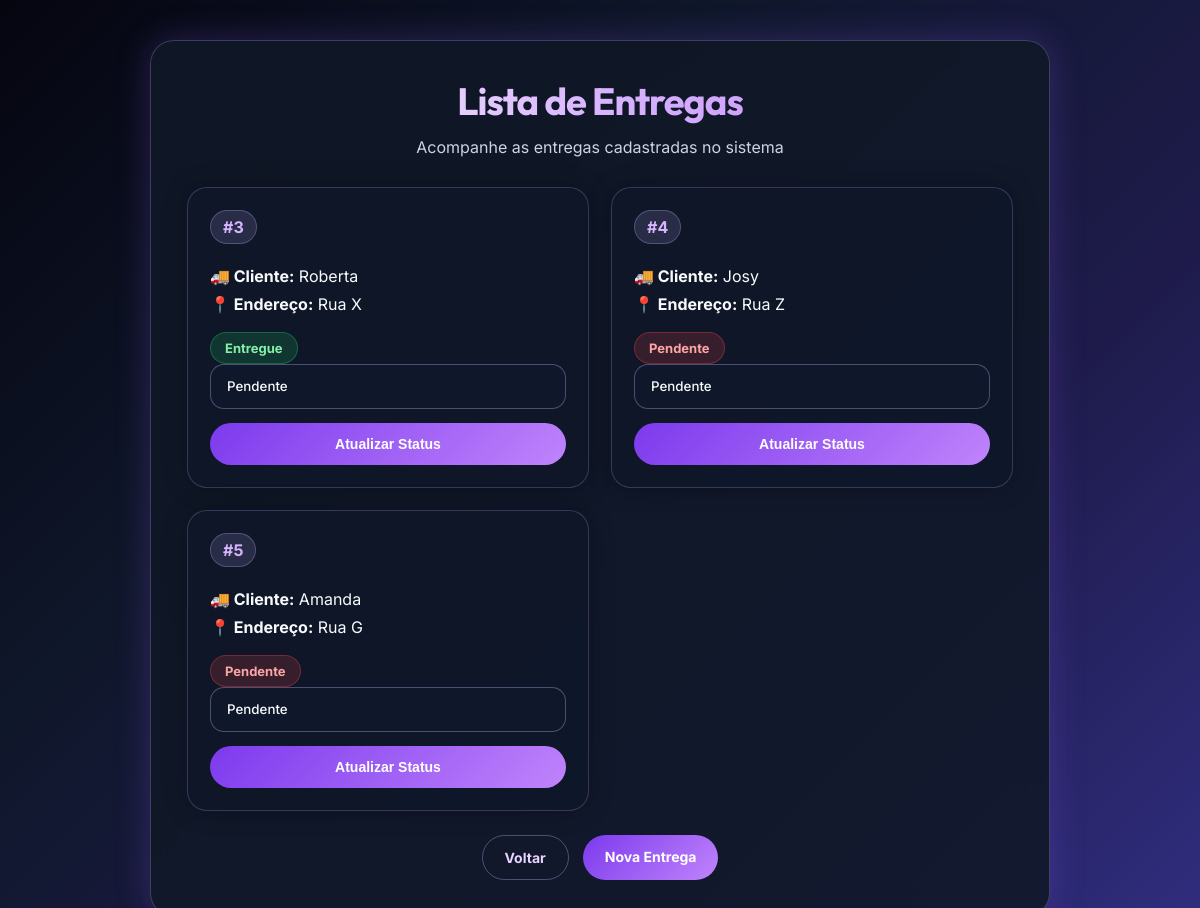
/entregas, run on an earlier commit of the app's database.
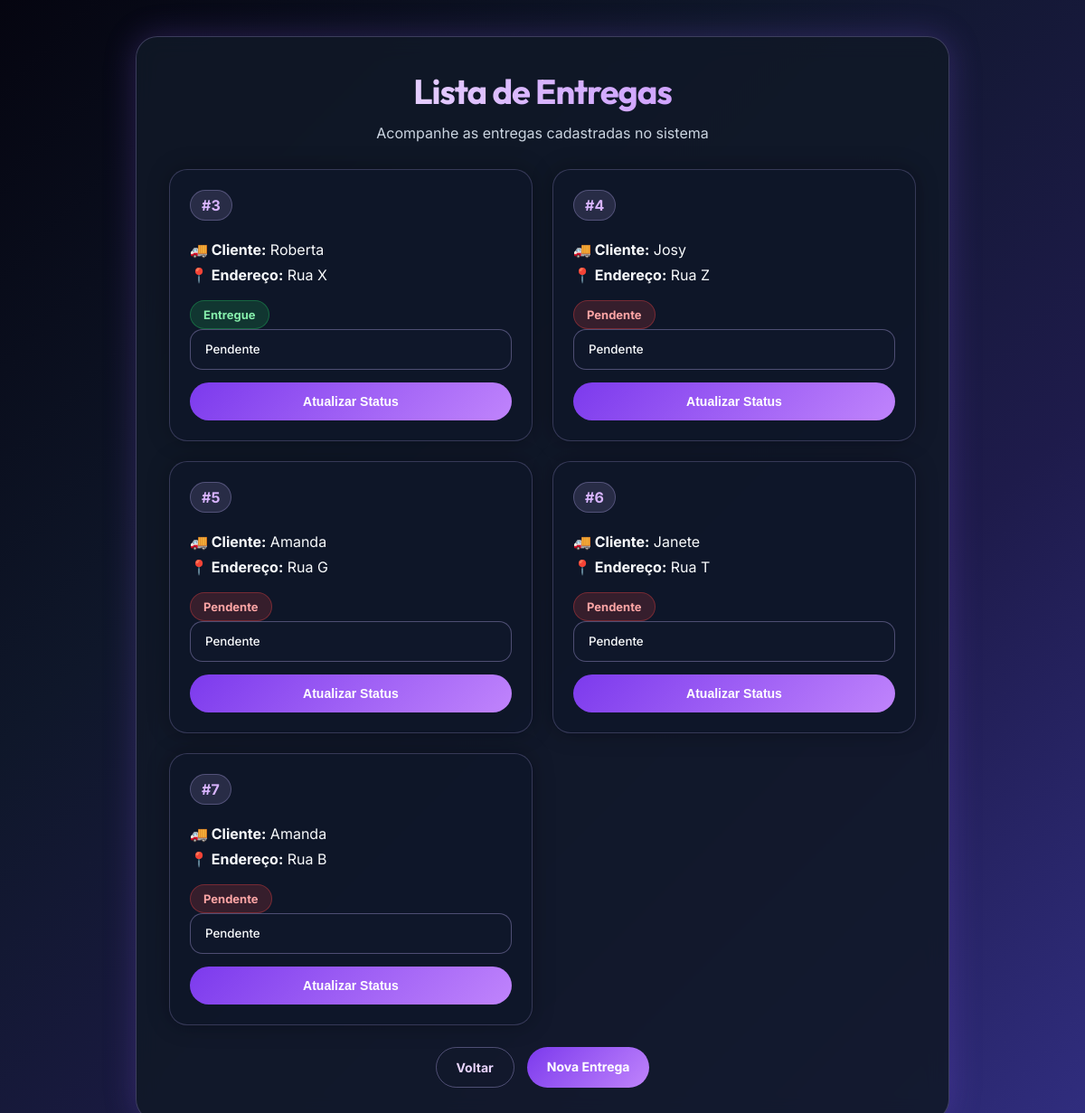
And on a later commit of the database.
### tables this page shows
CREATE TABLE entregas(
                   id INTEGER PRIMARY KEY AUTOINCREMENT,
                   cliente TEXT NOT NULL,
                   endereco TEXT NOT NULL,
                   status TEXT NOT NULL
        );

### app.py (the view)
@app.route("/entregas")
def entregas():
    entregas = listar_entregas_db()
    return render_template(
        "entregas.html",
        entregas=entregas
    )

### database.py (called while the page is built)
def conectar():
    return sqlite3.connect(NOME_BANCO)

def listar_entregas_db():
    conexao = conectar()
    cursor = conexao.cursor()
    cursor.execute("""
        SELECT id, cliente, endereco, status
        FROM entregas
    """)
    entregas = cursor.fetchall()
    conexao.close()
    return entregas

### templates/entregas.html (shortened to what this page needs)
<!DOCTYPE html>
<html lang="pt-BR">
<head>
    <link rel="stylesheet" href="/static/style.css">
</head>
<body>
    <div class="page-container top">
        <div class="card card-wide">
            <h1>Lista de Entregas</h1>
            <p class="subtitle">
                Acompanhe as entregas cadastradas no sistema
            </p>
            <div class="entregas-grid">
                {% for entrega in entregas %}
                    <div class="card-entrega">
                        <span class="id-badge">#{{ entrega[0] }}</span>
                        <p><strong>🚚 Cliente:</strong> {{ entrega[1] }}</p>
                        <p><strong>📍 Endereço:</strong> {{ entrega[2] }}</p>
                        {% if entrega[3] == "Entregue" %}
                            <span class="status status-entregue">Entregue</span>
                        {% elif entrega[3] == "Em rota" %}
                            <span class="status status-rota">Em rota</span>
                        {% else %}
                            <span class="status status-pendente">Pendente</span>
                        {% endif %}
                        <form method="POST"
                              action="/atualizar-status/{{ entrega[0] }}"
                              class="status-form">
                            <select name="status" class="select-status">
                                <option value="Pendente">Pendente</option>
                            </select>
                            <button type="submit" class="btn-primary">
                                Atualizar Status
                            </button>
                        </form>
                    </div>
                {% endfor %}
            </div>
            <div class="actions">
                <a href="/" class="btn-secondary">Voltar</a>
                <a href="/cadastro" class="btn-primary">Nova Entrega</a>
            </div>
        </div>
    </div>
</body>
</html>

### static/style.css (style rules this page uses)
body::before { content: ""; position: fixed; inset: 0; pointer-events: none; background: radial-gradient( 300px circle at var(--mouse-x) var(--mouse-y), rgba(168, 85, 247, 0.18), transparent 70% ); z-index: 0; }
* { margin: 0; padding: 0; box-sizing: border-box; }
body { font-family: "Inter", sans-serif; min-height: 100vh; background: linear-gradient(135deg, #050510, #0f172a, #1e1b4b, #312e81); color: #f8fafc; }
.page-container { min-height: 100vh; display: flex; justify-content: center; align-items: center; padding: 40px 20px; }
.page-container.top { align-items: flex-start; }
.card { background: rgba(17, 24, 39, 0.88); border: 1px solid rgba(196, 181, 253, 0.25); border-radius: 24px; padding: 36px; width: 100%; max-width: 520px; box-shadow: 0 0 35px rgba(139, 92, 246, 0.25); backdrop-filter: blur(12px); }
.card-wide { max-width: 900px; }
h1 { font-family: "Outfit", sans-serif; font-weight: 700; letter-spacing: -1px; font-size: 38px; margin-bottom: 12px; text-align: center; background: linear-gradient(90deg, #ffffff, #d8b4fe, #c084fc); -webkit-background-clip: text; color: transparent; }
.subtitle { color: #cbd5e1; text-align: center; margin-bottom: 28px; }
.actions { display: flex; gap: 14px; justify-content: center; flex-wrap: wrap; margin-top: 24px; }
button, .btn-primary, .btn-secondary { display: inline-block; text-decoration: none; text-align: center; border: none; cursor: pointer; font-weight: bold; border-radius: 999px; padding: 13px 22px; transition: all 0.25s ease; font-size: 14px; }
.btn-primary { color: white; background: linear-gradient(135deg, #7c3aed, #c084fc); }
.btn-secondary { color: #e9d5ff; border: 1px solid rgba(196, 181, 253, 0.35); background: transparent; }
form { display: flex; flex-direction: column; gap: 14px; }
.entregas-grid { display: grid; grid-template-columns: repeat(auto-fit, minmax(320px, 1fr)); gap: 22px; margin-top: 30px; }
.card-entrega { background: rgba(15, 23, 42, 0.9); border: 1px solid rgba(196, 181, 253, 0.22); border-radius: 20px; padding: 22px; box-shadow: 0 0 25px rgba(0, 0, 0, 0.28); text-align: left; transition: all 0.25s ease; }
.card-entrega p { margin: 8px 0; color: #f8fafc; }
.status { display: inline-block; margin-top: 10px; padding: 7px 14px; border-radius: 999px; font-size: 13px; font-weight: bold; }
.status-entregue { background: rgba(34, 197, 94, 0.18); color: #86efac; border: 1px solid rgba(34, 197, 94, 0.35); }
.status-pendente { background: rgba(239, 68, 68, 0.18); color: #fca5a5; border: 1px solid rgba(239, 68, 68, 0.35); }
.id-badge { display: inline-block; padding: 6px 12px; margin-bottom: 14px; border-radius: 999px; background: rgba(196, 181, 253, 0.14); color: #d8b4fe; border: 1px solid rgba(196, 181, 253, 0.28); font-weight: bold; }
.select-status { width: 100%; padding: 14px 16px; border-radius: 14px; border: 1px solid rgba(196, 181, 253, 0.35); background-color: #0f172a; color: #f8fafc; font-family: "Inter", sans-serif; font-weight: 500; outline: none; cursor: pointer; appearance: none; }

What changed in the data, as far as the page shows it:
added entregas: id "6", cliente "Janete", endereco "Rua T", status "Pendente"
added entregas: id "7", cliente "Amanda", endereco "Rua B", status "Pendente"
